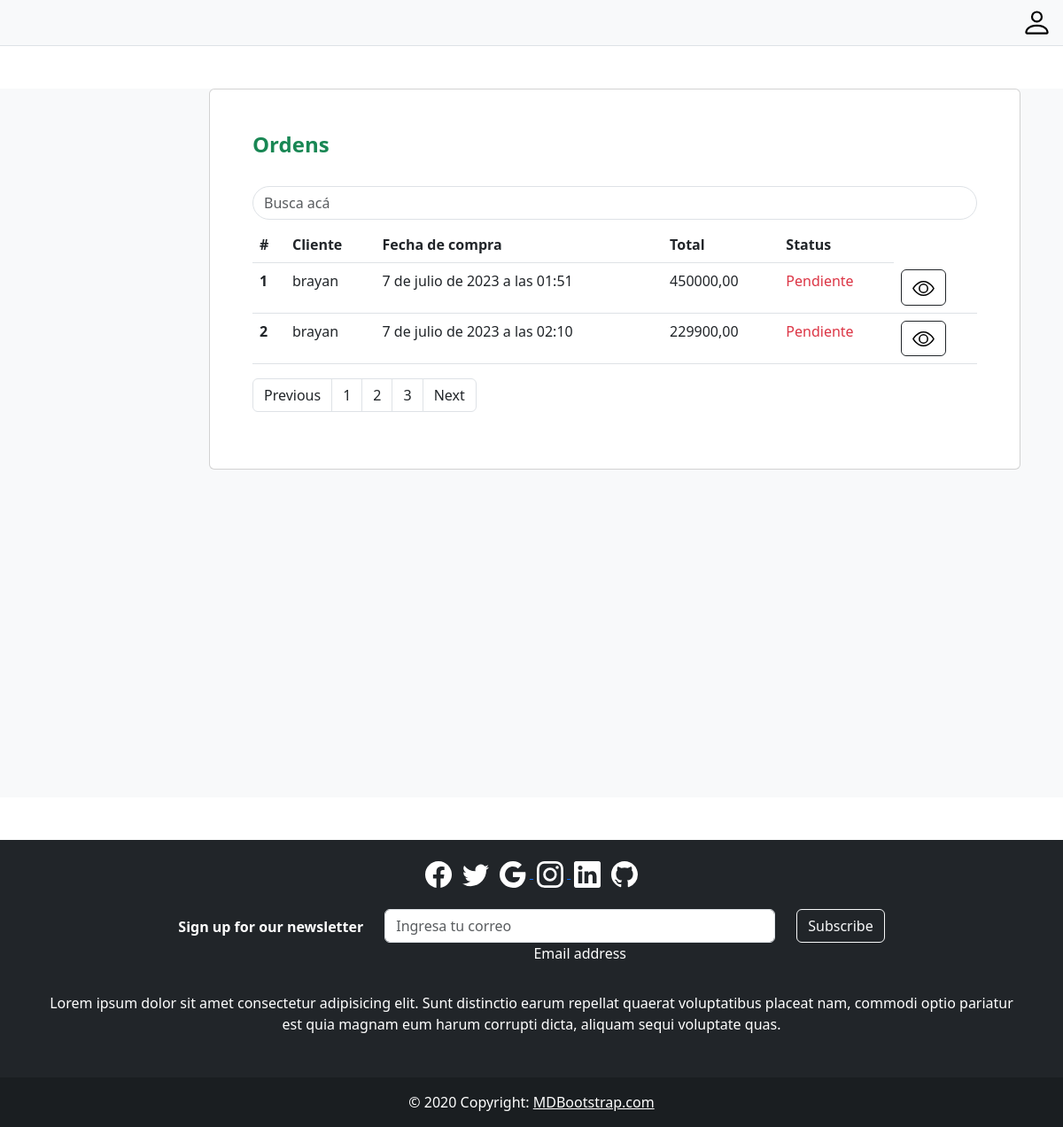
The app's page /ordenesAdmin/, older data.
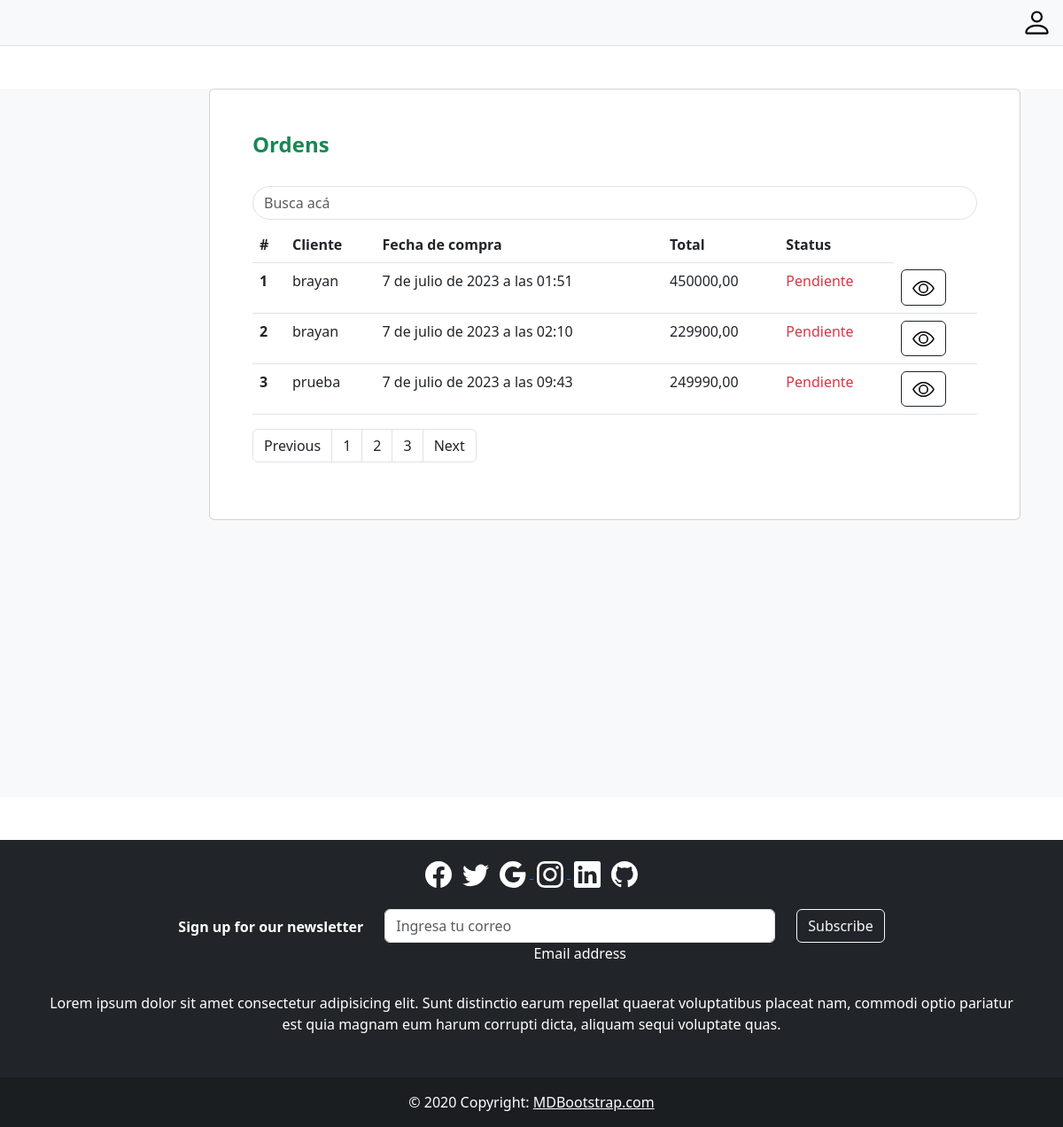
The same page, newer data.
### cliente/models.py (models this page shows, shortened)
class Purchase(models.Model):
    user = models.ForeignKey(settings.AUTH_USER_MODEL, on_delete=models.CASCADE)
    cart = models.ForeignKey(Cart, on_delete=models.CASCADE)
    date = models.DateTimeField(auto_now_add=True)
    total = models.DecimalField(max_digits=10, decimal_places=2)  # Puedes ajustar los parámetros según tus necesidades

### cliente/views.py (the view)
# urls.py: path('ordenesAdmin/', views.ordenesAdmin, name='ordenesAdmin'),
def ordenesAdmin(request):
    pedidos = Purchase.objects.all()
    context = {
        'pedidos': pedidos
    }
    return render(request, 'ordenesAd.html', context)

### cliente/models.py (called while the page is built)
    def __str__(self):
        return self.name

### cliente/templates/ordenesAd.html (shortened to what this page needs)
{% extends 'base.html' %} {% block content %} {% load static%}
<div class="container-fluid px-5 bg-light my-5" style="min-height: 100vh">
  <div class="row">
    <div class="col-sm-12 col-md-2">
    </div>
    <div class="col-sm-12 col-md-10">
      <section class="card p-5">
        <h4 class="card-title mb-4 fw-bold text-success">Ordens</h4>
        <input
          type="text"
          class="form-control my-2 rounded-pill"
          placeholder="Busca acá"
        />
        <div class="table-responsive">
          <table class="table">
            <thead>
              <tr>
                <th scope="col">#</th>
                <th scope="col">Cliente</th>
                <th scope="col">Fecha de compra</th>
                <th scope="col">Total</th>
                <th scope="col">Status</th>
              </tr>
            </thead>
            <tbody>
              {% for pedido in pedidos %}
              <tr>
                <th scope="row">{{ forloop.counter }}</th>
                <td>{{ pedido.user }}</td>
                <td>{{ pedido.date }}</td>
                <td>{{ pedido.total }}</td>
                <td class="text-danger">Pendiente</td>
                <td>
                  <button
                    type="button"
                    class="btn btn-outline-dark"
                    data-bs-toggle="modal"
                    data-bs-target="#exampleModall{{ pedido.id }}"
                  >
                  </button>
                </td>
              </tr>
              {% endfor %}
            </tbody>
          </table>
          <nav aria-label="Page navigation example text-end">
            <ul class="pagination">
              <li class="page-item">
                <a class="page-link text-dark" href="#">Previous</a>
              </li>
              <li class="page-item">
                <a class="page-link text-dark" href="#">1</a>
              </li>
              <li class="page-item">
                <a class="page-link text-dark" href="#">2</a>
              </li>
              <li class="page-item">
                <a class="page-link text-dark" href="#">3</a>
              </li>
              <li class="page-item">
                <a class="page-link text-dark" href="#">Next</a>
              </li>
            </ul>
          </nav>
        </div>
      </section>
    </div>
  </div>
</div>
 {% endblock %}

Row changes from the older to the newer data that the page shows:
added Purchase: user "prueba", date "7 de julio de 2023 a las 09:43", total "249990,00"
